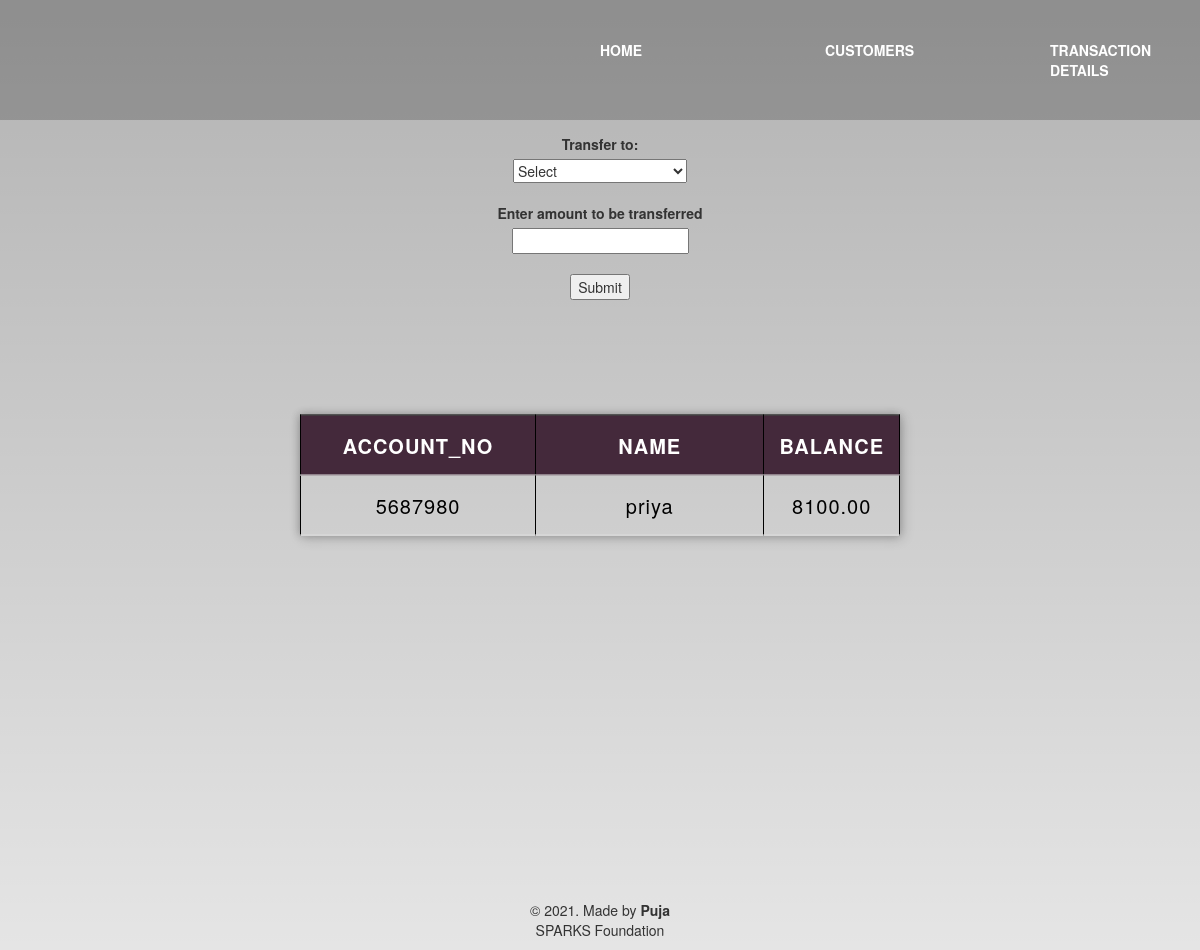
The app's page /money.php?acc_no=5687980 with its own data.
### tables this page shows
CREATE TABLE `customer` (
  `accno` int(11) NOT NULL,
  `name` char(30) NOT NULL,
  `address` varchar(100) NOT NULL,
  `phone` varchar(15) NOT NULL,
  `email` varchar(80) NOT NULL,
  `aadhar_no` varchar(20) NOT NULL,
  `acc_type` varchar(20) NOT NULL,
  `status` char(15) NOT NULL,
  `balance` float(15,2) NOT NULL
);

### money.php (the view, shortened to what this page needs)
<html>
    <head>
            <link href ="https://maxcdn.bootstrapcdn.com/bootstrap/3.4.1/css/bootstrap.min.css" type="text/css" rel="stylesheet">
</head>
<body>
<?php
$accno=$_GET['acc_no'];
?>
<nav>
            <div class="logo">
            </div>
            <div class="menu">
             <a href="index.php">Home</a>
             <a href="cust.php">Customers</a>
             <a href="transaction.php"> Transaction Details</a>
            </div>
        </nav>
<div>
<table>
<th>ACCOUNT_NO</th><th>NAME</th>
<th>BALANCE</th>
<?php
        $con= mysqli_connect ('localhost' ,'root','','bank');
                   $selectquery ="select * from customer where accno=$accno";
                   $query=mysqli_query($con,$selectquery);
                   while($res=mysqli_fetch_array($query)){
                ?>
                      <tr>
                            <td><?php echo $res['accno']; ?></td>
                            <td><?php echo $res['name']; ?></td>
                            <td><?php echo $res['balance']; ?></td>
                      </tr>
                <?php
                   }
?>
</table>
<table style="width:200%">
<center><form method="GET" action="updatebal.php">
                   <label for="to">Transfer to:</label><br>
                   <select name="to" id="to">
                       <option>Select</option>
  </select><br><br>
<label  for="bal">Enter amount to be transferred</label><br>
<input type="number" id="bal" name="bal">
<br><br>
<input type="submit">
                </form><center>
</div>
<div style="margin-top:50%">
<footer class="text-center mt-5 py-2">
        <p>&copy 2021. Made by <b>Puja</b> <br> SPARKS Foundation</p>
      </footer></div>
</body>
</html>

### money.php (style rules this page uses)
body { background-size: cover; background-image:linear-gradient(rgba(0,0,0,0.3),rgba(0,0,0,0.1)); }
table ,th,td { border:1px solid black; }
table { position:absolute; top:50%; left:50%; transform:translate(-50%,-50%); border-collapse: collapse; width:800px; border:1px solid #bdc3c7; box-shadow: 2px 2px 12px rgba(0,0,0,0.2), -1px -1px 8px rgba(0,0,0,0.2); letter-spacing: 1px; padding:10px 0 ; font-size:20px; }
table { width:50%; border-collapse: collapse; }
th { text-align: center; background-color: #44293b; color: white; }
td { text-align: center; height:70%; width:40%; color: black; }
th, td { padding: 15px; text-align: center; border-bottom: 1px solid #ddd; }
nav { width:100%; height:15vh;background:rgba(0,0,0,0.2);color:white; display:flex;text-transform: uppercase; justify-content: space-between;align-items: center; }
nav .logo { width:35%;text-align: center; }
nav .menu { width:50%;justify-content: space-between;display:flex; }
nav .menu a { width:25%;text-decoration: none; color:white;font-weight: bold; }

### records on screen
customer: accno "5687980", name "priya", balance "8100.00"
